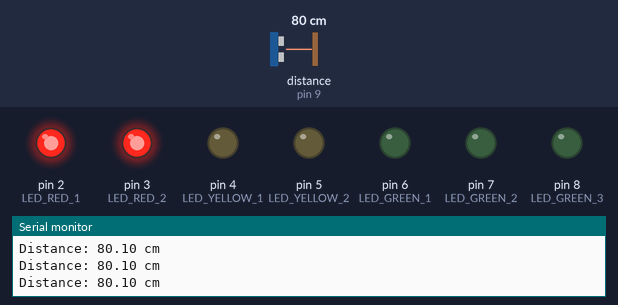
The program below on a simulated Arduino Uno, built with avr-gcc and run on an emulated ATmega328P. On the bench: output pins drawn as LEDs (lit = HIGH), the last lines printed to the serial monitor. Wiring (inferred from the names in the program): ultrasonic range finder: trigger pin 9; echo pin 9. Inputs (shaded band) come from the test bench; at power-on: distance to the obstacle (sensor on pin 9) 80 cm. The echo pulse lasts 58.3 µs per cm.

Above: at 1.2 s.
1.3 s: distance to the obstacle (sensor on pin 9) set to 96 cm
2.8 s: distance to the obstacle (sensor on pin 9) set to 105 cm
At 3.8 s:
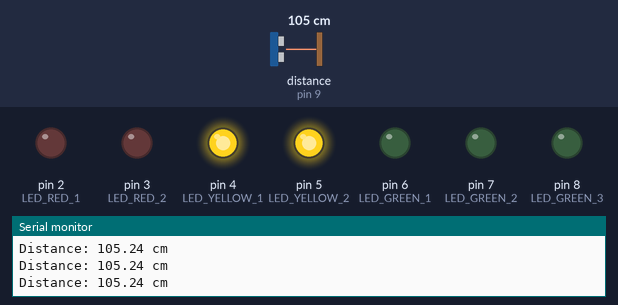
4.3 s: distance to the obstacle (sensor on pin 9) set to 144 cm
5.8 s: distance to the obstacle (sensor on pin 9) set to 152 cm
At 7.0 s:
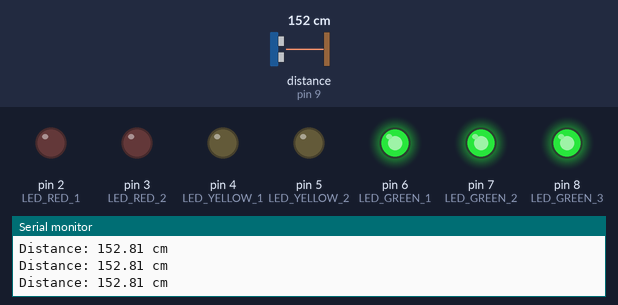
7.3 s: distance to the obstacle (sensor on pin 9) set to 250 cm
At 8.5 s:
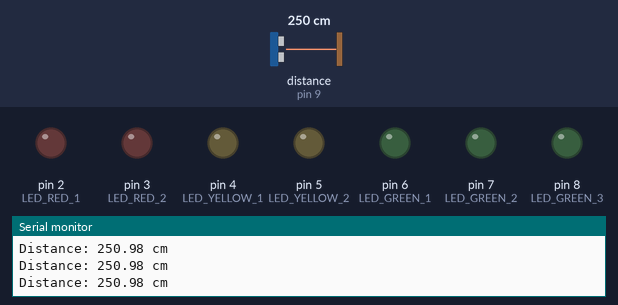
8.8 s: distance to the obstacle (sensor on pin 9) set to 2 cm
At 10.0 s:
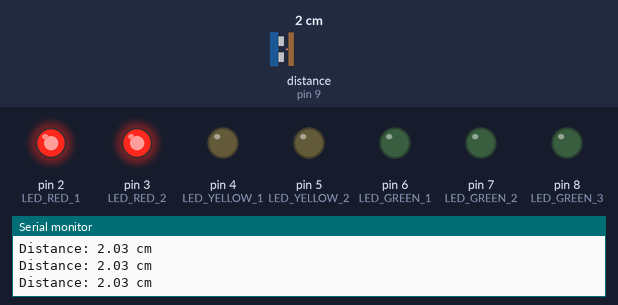
Timing chart, 0 to 11.3 s (numbered marks = the images above; inputs shaded):
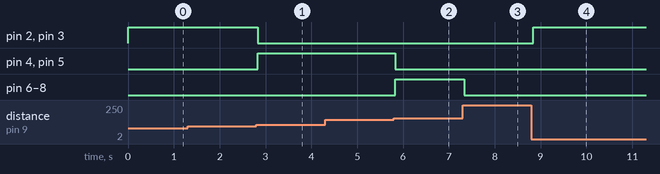

Measured:
- the behaviour switches between 99 and 100 cm on distance to the obstacle (sensor on pin 9) (found by bisection; images 0 and 1)
- the behaviour switches between 149 and 150 cm on distance to the obstacle (sensor on pin 9) (found by bisection; images 1 and 2)
- after the input at 2.8 s, pin 2 (LED_RED_1), pin 3 (LED_RED_2): HIGH → LOW at once; pin 4 (LED_YELLOW_1), pin 5 (LED_YELLOW_2): LOW → HIGH at once
- after the input at 5.8 s, pin 4 (LED_YELLOW_1), pin 5 (LED_YELLOW_2): HIGH → LOW at once; pin 6 (LED_GREEN_1), pin 7 (LED_GREEN_2), pin 8 (LED_GREEN_3): LOW → HIGH at once
- after the input at 7.3 s, pin 6 (LED_GREEN_1), pin 7 (LED_GREEN_2), pin 8 (LED_GREEN_3): HIGH → LOW at once
- after the input at 8.8 s, pin 2 (LED_RED_1), pin 3 (LED_RED_2): LOW → HIGH at once

The program:

main.cpp
```cpp
#include <Arduino.h>
#define PIN_ULTRASONIC 9

#define LED_RED_1 2
#define LED_RED_2 3
#define LED_YELLOW_1 4
#define LED_YELLOW_2 5
#define LED_GREEN_1 6
#define LED_GREEN_2 7
#define LED_GREEN_3 8

#define DISTANCE_RED 100
#define DISTANCE_YELLOW 150
#define DISTANCE_GREEN 200

double getDistance() {
  // Send a short low-high-low pulse to trigger the sensor (a "ping")
  pinMode(PIN_ULTRASONIC, OUTPUT);
  digitalWrite(PIN_ULTRASONIC, LOW);
  delayMicroseconds(2);
  digitalWrite(PIN_ULTRASONIC, HIGH);
  delayMicroseconds(5);
  digitalWrite(PIN_ULTRASONIC, LOW);

  // Switch the ultrasonic pin to input to read the incoming pulse
  pinMode(PIN_ULTRASONIC, INPUT);

  // PulseIn function measures the time in microseconds until we get a HIGH signal
  unsigned long duration = pulseIn(PIN_ULTRASONIC, HIGH);

  // Return the distance (duration/2) / 29.1 gives distance in cm
  return duration / 58.0;
}

void setLEDs(int red, int yellow, int green) {
  // Set the state of the LEDs
  digitalWrite(LED_RED_1, red);
  digitalWrite(LED_RED_2, red);
  digitalWrite(LED_YELLOW_1, yellow);
  digitalWrite(LED_YELLOW_2, yellow);
  digitalWrite(LED_GREEN_1, green);
  digitalWrite(LED_GREEN_2, green);
  digitalWrite(LED_GREEN_3, green);
}

void setup() {
  // Set the LED pins as outputs
  pinMode(LED_RED_1, OUTPUT);
  pinMode(LED_RED_2, OUTPUT);
  pinMode(LED_YELLOW_1, OUTPUT);
  pinMode(LED_YELLOW_2, OUTPUT);
  pinMode(LED_GREEN_1, OUTPUT);
  pinMode(LED_GREEN_2, OUTPUT);
  pinMode(LED_GREEN_3, OUTPUT);

  // Initialize serial communication at 9600 baud for debugging
  Serial.begin(9600);
}

void loop() {
  // Fetch the current distance
  double distance = getDistance();

  // Print the distance
  Serial.print("Distance: ");
  Serial.print(distance);
  Serial.println(" cm");

  // Determine the LED state based on the distance
  if (distance > DISTANCE_GREEN) {
    // All LEDs off
    setLEDs(LOW, LOW, LOW);
  } else if (distance > DISTANCE_YELLOW) {
    // Green LEDs on
    setLEDs(LOW, LOW, HIGH);
  } else if (distance > DISTANCE_RED) {
    // Yellow LEDs on
    setLEDs(LOW, HIGH, LOW);
  } else {
    // Red LEDs on
    setLEDs(HIGH, LOW, LOW);
  }

  // Short delay before next loop
  delay(50);
}
```
